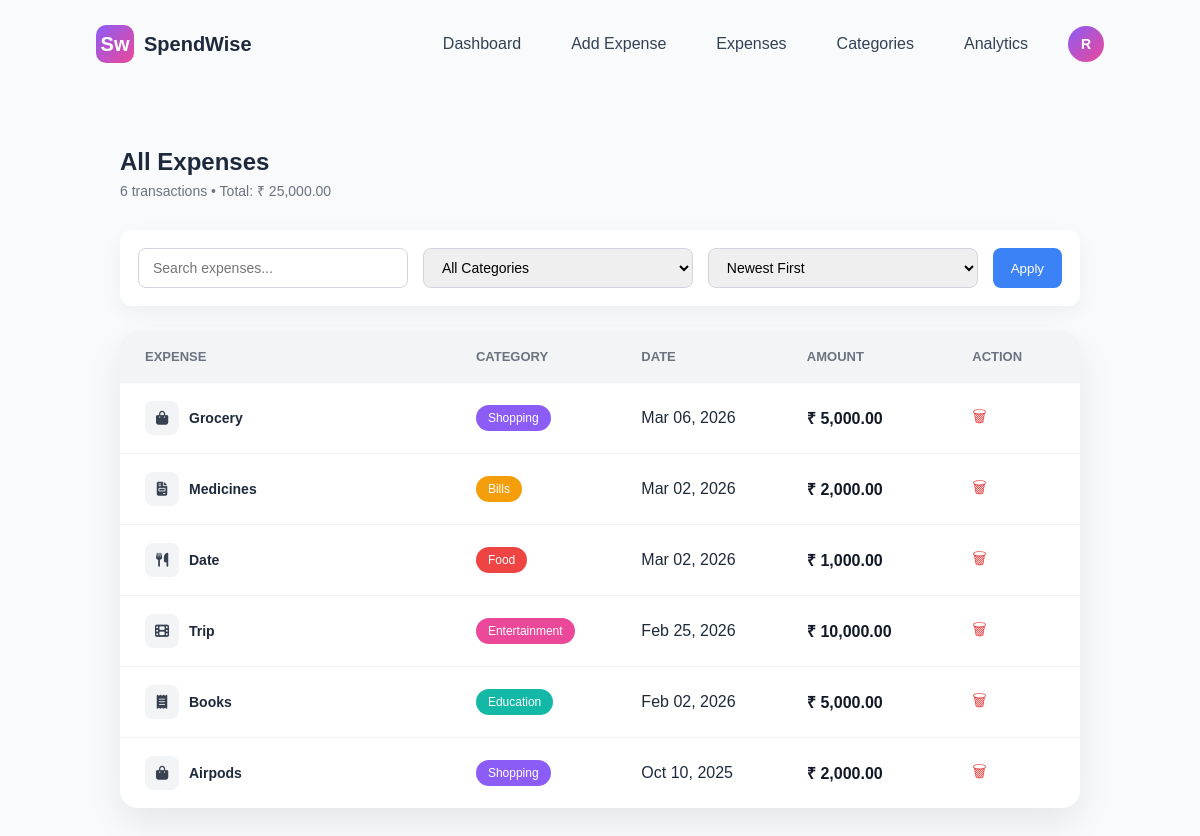
Page /expenses.php (signed in) on the committed database.
### tables this page shows
CREATE TABLE `expenses` (
  `id` int NOT NULL,
  `user_id` int NOT NULL,
  `title` varchar(150) NOT NULL,
  `amount` decimal(10,2) NOT NULL,
  `category` varchar(100) DEFAULT NULL,
  `type` enum('income','expense') NOT NULL,
  `expense_date` date NOT NULL,
  `created_at` timestamp NULL DEFAULT CURRENT_TIMESTAMP
);

### expenses.php (the view, shortened to what this page needs)
<?php
include("config.php");
$user_id = $_SESSION['user_id'];
$search = isset($_GET['search']) ? $_GET['search'] : '';
$sort = isset($_GET['sort']) ? $_GET['sort'] : 'DESC';
$query = "SELECT * FROM expenses WHERE user_id='$user_id'";
$query .= " ORDER BY expense_date $sort";
$result = $conn->query($query);
$countQuery = $conn->query("
SELECT COUNT(*) as total_count, SUM(amount) as total_amount
FROM expenses
WHERE user_id='$user_id'
");
$countData = $countQuery->fetch_assoc();
$total_transactions = $countData['total_count'] ?? 0;
$total_amount = $countData['total_amount'] ?? 0;
?>
<!DOCTYPE html>
<html>
<head>
<link rel="stylesheet" href="style.css">
<link rel="stylesheet" href="expenses.css">
<link rel="stylesheet" href="https://cdnjs.cloudflare.com/ajax/libs/font-awesome/6.5.0/css/all.min.css">
</head>
<body>
<header class="navbar">
<div class="logo">
<div class="logo-icon">
<span class="big-f">S</span>
<span class="small-t">w</span>
</div>
SpendWise
</div>
<nav>
<a href="dashboard.php">Dashboard</a>
<a href="add_expense.php">Add Expense</a>
<a href="expenses.php">Expenses</a>
<a href="categories.php">Categories</a>
<a href="analytics.php">Analytics</a>
<div class="profile-menu">
<div class="profile-icon" onclick="toggleProfile()">
<?php echo strtoupper(substr($_SESSION['username'],0,1)); ?>
</div>
</div>
</nav>
</header>
<section class="expenses-container">
<h2>All Expenses</h2>
<p class="sub-info">
<?php echo $total_transactions; ?> transactions •
Total: ₹ <?php echo number_format($total_amount,2); ?>
</p>
<div class="filters">
<form method="GET">
<input type="text" name="search" placeholder="Search expenses..." value="<?php echo htmlspecialchars($search); ?>">
<select name="category">
<option value="">All Categories</option>
</select>
<select name="sort">
<option value="DESC" <?php if($sort=="DESC") echo "selected"; ?>>Newest First</option>
</select>
<button type="submit">Apply</button>
</form>
</div>
<div class="expenses-table">
<div class="table-header">
<div>Expense</div>
<div>Category</div>
<div>Date</div>
<div>Amount</div>
<div>Action</div>
</div>
<?php if($result->num_rows > 0): ?>
<?php while($row = $result->fetch_assoc()){
$icon = "fa-receipt";
switch($row['category']){
case "Food":
$icon = "fa-utensils";
break;
case "Shopping":
$icon = "fa-bag-shopping";
break;
case "Entertainment":
$icon = "fa-film";
break;
case "Bills":
$icon = "fa-file-invoice";
break;
}
?>
<div class="table-row">
<div class="expense-info">
<div class="expense-icon">
<i class="fa-solid <?php echo $icon ?>"></i>
</div>
<strong><?php echo $row['title']; ?></strong>
</div>
<div>
<span class="badge <?php echo strtolower(str_replace(' ','-',$row['category'])); ?>">
<?php echo $row['category']; ?>
</span>
</div>
<div>
<?php echo date("M d, Y", strtotime($row['expense_date'])); ?>
</div>
<div class="amount">
₹ <?php echo number_format($row['amount'],2); ?>
</div>
<div>
<a href="delete_expense.php?id=<?php echo $row['id']; ?>" class="delete-btn">🗑</a>
</div>
</div>
<?php } ?>
<?php else: ?>
<p style="padding:20px;">No expenses found</p>
<?php endif; ?>
</div>
</section>
</body>
</html>

### style.css (style rules this page uses)
* { margin:0; padding:0; box-sizing:border-box; font-family:'Poppins', sans-serif; }
body { background:#f8fafc; color:#1e293b; }
.navbar { display:flex; justify-content:space-between; align-items:center; padding:25px 8%; }
.logo { display:flex; align-items:center; font-weight:600; font-size:20px; }
.logo-icon { width:38px; height:38px; background:linear-gradient(135deg,#8b5cf6,#ec4899); border-radius:10px; display:flex; align-items:center; justify-content:center; color:white; margin-right:10px; }
.navbar nav a { margin-left:25px; text-decoration:none; color:#334155; font-weight:500; }
.profile-menu { position:relative; display:inline-block; margin-left:10px; }
.profile-icon { width:34px; height:34px; border-radius:50%; background:#6366f1; color:white; display:flex; align-items:center; justify-content:center; font-weight:600; cursor:pointer; font-size:14px; }
.navbar { display:flex; justify-content:space-between; align-items:center; }
.navbar nav { display:flex; align-items:center; gap:25px; margin-left:auto; }
.profile-menu { position:relative; margin-left:15px; }
.profile-icon { width:36px; height:36px; border-radius:50%; background:linear-gradient(135deg,#8b5cf6,#ec4899); color:white; display:flex; align-items:center; justify-content:center; font-weight:600; cursor:pointer; font-size:14px; }
body { transition: all 0.3s ease; }

### expenses.css (style rules this page uses)
.expenses-container { padding: 60px 10%; }
.expenses-container h2 { margin-bottom: 5px; }
.sub-info { color: #6b7280; margin-bottom: 30px; font-size: 14px; }
.expenses-table { background: white; border-radius: 18px; overflow: hidden; box-shadow: 0 15px 35px rgba(0,0,0,0.08); }
.table-header, .table-row { display: grid; grid-template-columns: 2fr 1fr 1fr 1fr 0.5fr; padding: 18px 25px; align-items: center; }
.table-header { background: #f3f4f6; font-weight: 600; font-size: 13px; text-transform: uppercase; color: #6b7280; }
.table-row { border-top: 1px solid #f1f1f1; transition: 0.2s ease; }
.expense-info strong { font-size: 14px; }
.amount { font-weight: 600; color: #111827; }
.delete-btn { text-decoration: none; font-size: 16px; color: #ef4444; transition: 0.2s ease; }
.badge { padding: 6px 12px; border-radius: 20px; font-size: 12px; font-weight: 500; color: white; display: inline-block; }
.food { background: #ef4444; }
.entertainment { background: #ec4899; }
.bills { background: #f59e0b; }
.education { background: #14b8a6; }
.shopping { background: #8b5cf6; }
.filters { background:white; padding:18px; border-radius:12px; box-shadow:0 6px 20px rgba(0,0,0,0.05); margin-bottom:25px; }
.filters form { display:flex; gap:15px; }
.filters input, .filters select { padding:10px 14px; border-radius:8px; border:1px solid #d1d5db; font-size:14px; flex:1; }
.filters button { background:#3b82f6; border:none; color:white; padding:10px 18px; border-radius:8px; cursor:pointer; }
.expense-info { display:flex; align-items:center; gap:10px; }
.expense-icon { width:34px; height:34px; background:#f3f4f6; border-radius:8px; display:flex; align-items:center; justify-content:center; color:#374151; font-size:14px; }

### rows in the picture
expenses: title "Grocery", category "Shopping", expense_date "Mar 06, 2026", amount "5,000.00"
expenses: title "Medicines", category "Bills", expense_date "Mar 02, 2026", amount "2,000.00"
expenses: title "Date", category "Food", expense_date "Mar 02, 2026", amount "1,000.00"
expenses: title "Trip", category "Entertainment", expense_date "Feb 25, 2026", amount "10,000.00"
expenses: title "Books", category "Education", expense_date "Feb 02, 2026", amount "5,000.00"
expenses: title "Airpods", category "Shopping", expense_date "Oct 10, 2025", amount "2,000.00"

### other values in the picture
substr($_SESSION['username'],0,1) "R"
$total_transactions "6"
$total_amount "25,000.00"
